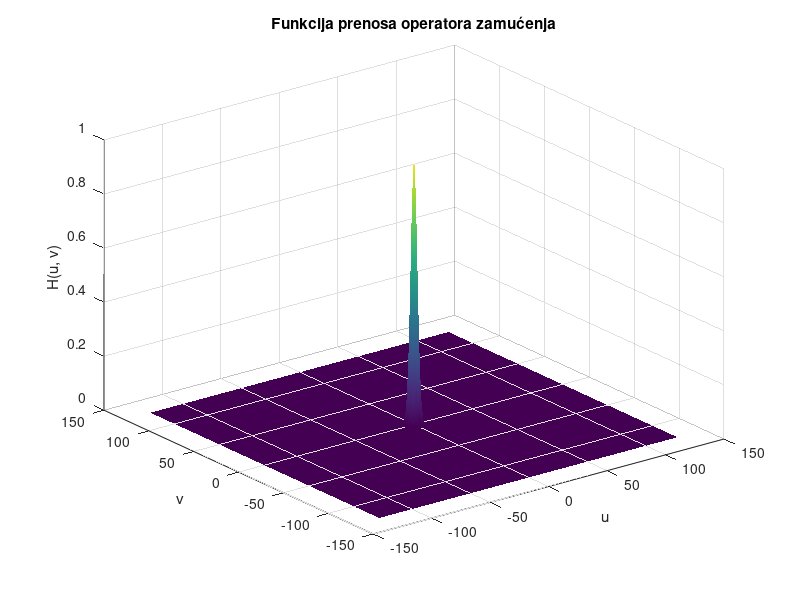

Here is the MATLAB script that generated this plot: (Note: this script raises an error after producing the figure.)
% 1

a = 10; 
b = 10; 
T = 1;
M = 256; 
N = 256; 

[u, v] = meshgrid(0:N-1, 0:M-1);
u = u - N/2; 
v = v - M/2; 

H = exp(-pi^2 * T^2 * (u.^2 / a^2 + v.^2 / b^2));

figure
surf(u, v, H)
shading interp;
title('Funkcija prenosa operatora zamućenja');
xlabel('u'); 
ylabel('v'); 
zlabel('H(u, v)');

% 2

lena = imread('lena.jpg');
lena_double = im2double(lena);
[M, N] = size(lena_double);

lena_fft = fft2(lena_double);
lena_shifted = fftshift(lena_fft);

lena_blurred = H .* lena_shifted;
lena_blurred_shifted = ifftshift(lena_blurred);
lena_inversed = real(ifft2(lena_blurred_shifted));

variance = 1e-6;
lena_noisy = imnoise(lena_inversed, 'gaussian', 0, variance);

figure
imshow(lena_inversed, []);
title('Zamućena slika');

figure
imshow(lena_noisy, []);
title('Zamućena slika sa Gausovim šumom');

% 3

epsilon = 1e-6;
H_inv = 1 ./ (H + epsilon);
lena_restored_FFT = H_inv .* fftshift(fft2(lena_noisy));
lena_restored = real(ifft2(ifftshift(lena_restored_FFT)));

figure
imshow(Lena_restored, []);
title('Rezultat inverznog filtriranja');

%Poremecaj (sum) nije uklonjen

% 4

n = 50; 
D0 = 0.25 * M;
D = sqrt(u.^2 + v.^2);
H_butterworth = 1 ./ (1 + (D ./ D0).^(2 * n));

lena_butterworth_FFT = H_butterworth .* fftshift(fft2(lena_restored));
lena_butterworth = real(ifft2(ifftshift(lena_butterworth_FFT)));

figure
imshow(Lena_butterworth, []);
title('Butterworth niskopropusno filtriranje (D0 = 0.25)');

%Filter smanjuje sum u odnosu na prethodni zadatak

% 5

D0_values = [0.15, 0.2, 0.27, 0.3] * M;
figure;
for i = 1:length(D0_values)
    H_butterworth = 1 ./ (1 + (D ./ D0_values(i)).^(2 * n));
    lena_filtered_FFT = H_butterworth .* fftshift(fft2(lena_restored));
    lena_filtered = real(ifft2(ifftshift(lena_filtered_FFT)));
    subplot(2,2,i)
    imshow(Lena_filtered, []);
    title(['Butterworth filtriranje, D0 = ', num2str(D0_values(i)/M)]);
end

%Smanjivanjem vrijednosti D0 slika postaje zamucenija, a povecanjem se zadrzavaju detalji, kao i sum

% 6

Sn = 1e-6;
Sf = abs(lena_blurred).^2 / M / N;

H_wiener = conj(H) ./ (abs(H).^2 + Sn ./ Sf);
lena_wiener_FFT = H_wiener .* fftshift(fft2(lena_noisy));
lena_wiener = real(ifft2(ifftshift(lena_wiener_FFT)));

figure
imshow(Lena_wiener, []);
title('Rezultat Wienerovog filtriranja');

%Slika je poboljsana u odnosu na rezultat inverznog filtriranja, a zamucenje je djelimicno uklonjeno

% 7

K_values = [1e-6, 1e-5, 1e-4, 1e-3];
figure;
for i = 1:length(K_values)
    H_wiener_param = conj(H) ./ (abs(H).^2 + K_values(i));
    lena_wiener_param_FFT = H_wiener_param .* fftshift(fft2(lena_noisy));
    lena_wiener_param = real(ifft2(ifftshift(lena_wiener_param_FFT)));
    subplot(2,2,i)
    imshow(lena_wiener_param, []);
    title(['Parametarski Wiener filtar, K = ', num2str(K_values(i))]);
end

%Za manje vrijednosti rezultat je ostrija slika sa pojacanim sumom, a za vece se smanjuje sum, ali je i slika zamucenija

% 8

noise = 0;
lena_noisy_zero = imnoise(lena_inversed, 'gaussian', 0, noise);

figure
imshow(lena_noisy_zero, []);
title('Zamućena slika sa šumom 0');

%Za sum jednak nuli slika je idealno zamucena, a sum nije pristuan, pa je rezultat ostra slika

